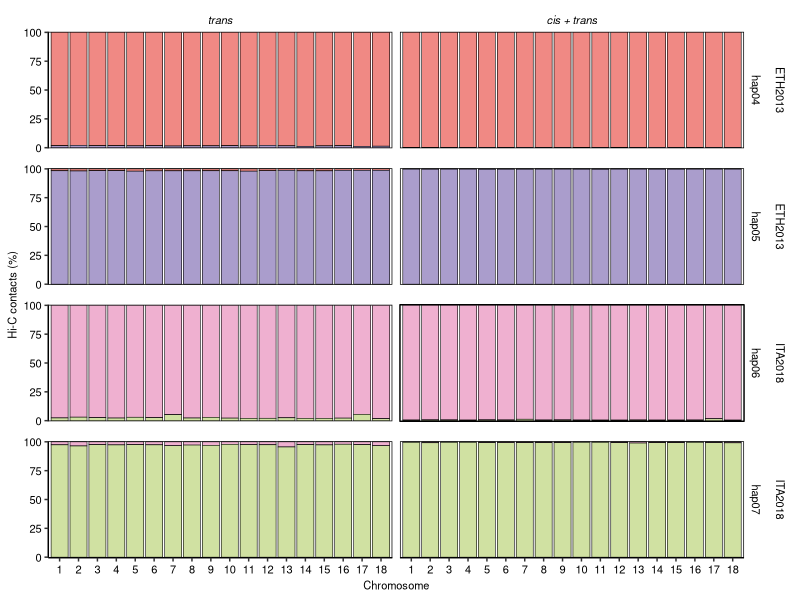

Write the R code that produced this figure.
library(ggplot2)

pgt_contacts <- read.csv("ETH_ITA_chr_contacts.csv", header = TRUE)

pgt_contacts$chr <- factor(pgt_contacts$chr, levels = c("chr1","chr2","chr3","chr4","chr5","chr6","chr7","chr8","chr9","chr10","chr11","chr12","chr13","chr14","chr15","chr16","chr17","chr18"),
                           labels = c("1","2","3","4","5","6","7","8","9","10","11","12","13","14","15","16","17","18"))

pgt_contacts$chrhap <- factor(pgt_contacts$chrhap, levels = c("hap04", "hap05", "hap06", "hap07"))
pgt_contacts$binhap <- factor(pgt_contacts$binhap, levels = c("hap04", "hap05", "hap06", "hap07"))
pgt_contacts$type <- factor(pgt_contacts$type, levels = c("trans", "cistrans"), labels = c("trans","cis + trans"))
pgt_contacts$isolate <- factor(pgt_contacts$isolate, levels = c("ETH2013", "ITA2018"))

contacts_plot <- ggplot(pgt_contacts) +
  geom_col(aes(x = chr, y = perc, group = binhap, fill = binhap), position = "stack", color = "black", linewidth = 0.2) + 
  scale_fill_manual(values = c("#F08984","#AA9DCC","#EFB0D0","#D0E1A2"), labels = c("hap04","hap05","hap06","hap07"), name = NULL) + 
  scale_y_continuous(expand = c(0,0.5)) +
  facet_grid(isolate + chrhap ~ type, scales = "free_x", drop = TRUE) + 
  labs(x = "Chromosome", y = "Hi-C contacts (%)") +
  theme(panel.background = element_rect(color = "black", fill = "white"),
        axis.line = element_line(color = "black"),
        strip.background = element_blank(),
        panel.grid = element_blank(),
        legend.key.size = unit(0.1, "in"),
        strip.text.y = element_text(size = 8, color = "black"),
        strip.text.x = element_text(size = 8, color = "black", face = "italic"),
        axis.text = element_text(size = 8, color = "black"),
        axis.title = element_text(size = 8, color = "black"),
        legend.text = element_text(size = 8, color = "black"),
        legend.position = "none",
        panel.spacing.y = unit(1, "lines"))

ggsave("FigureS3.tiff",
       contacts_plot, device = "tiff", dpi = 600, width = 6.5, height = 5.5, units = "in")
